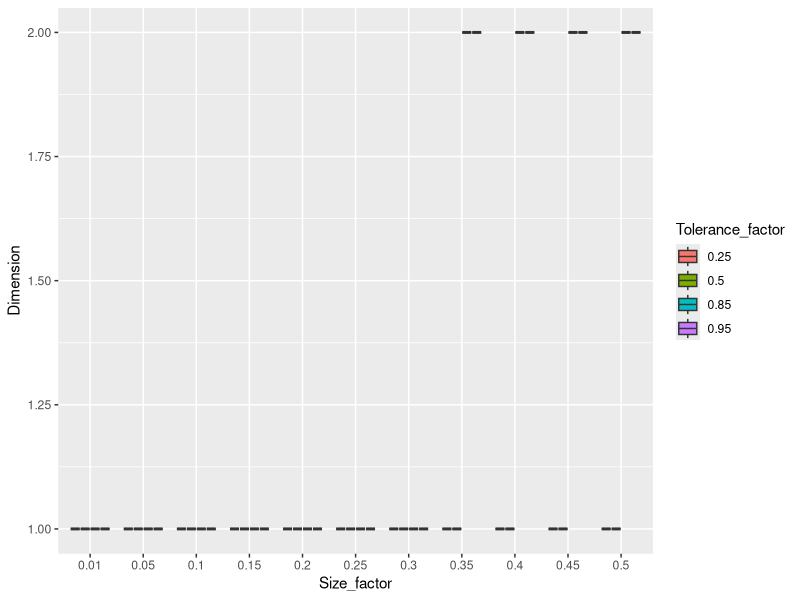
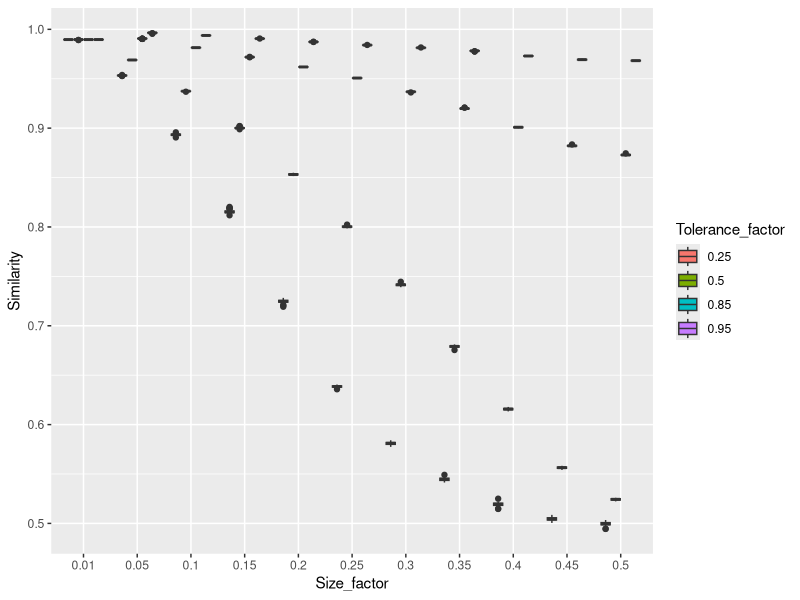
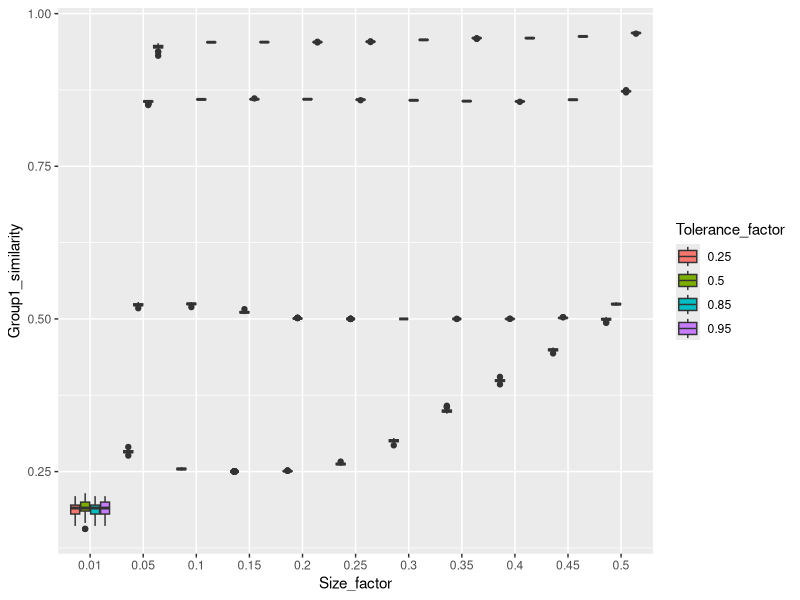
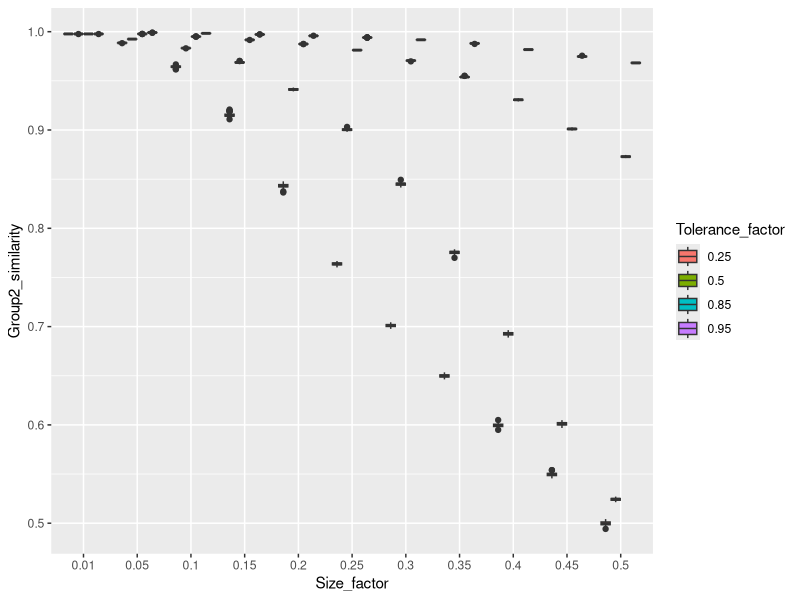
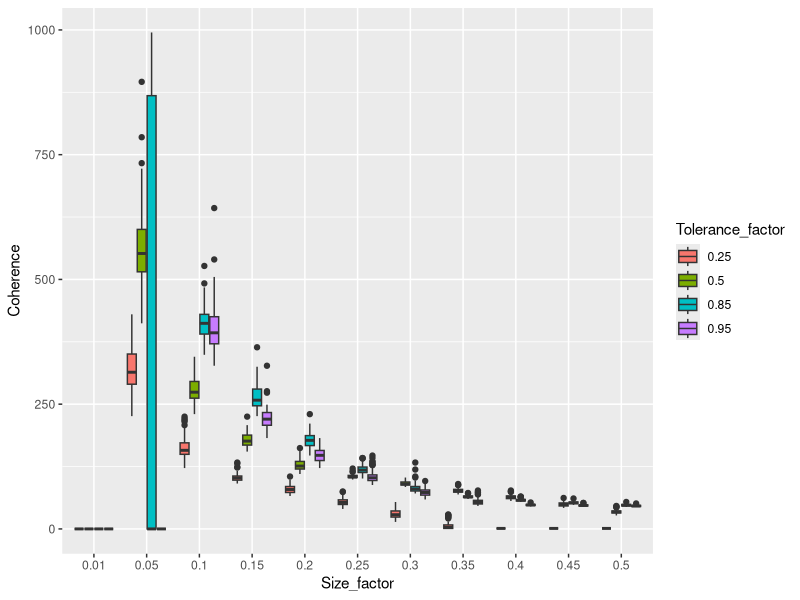
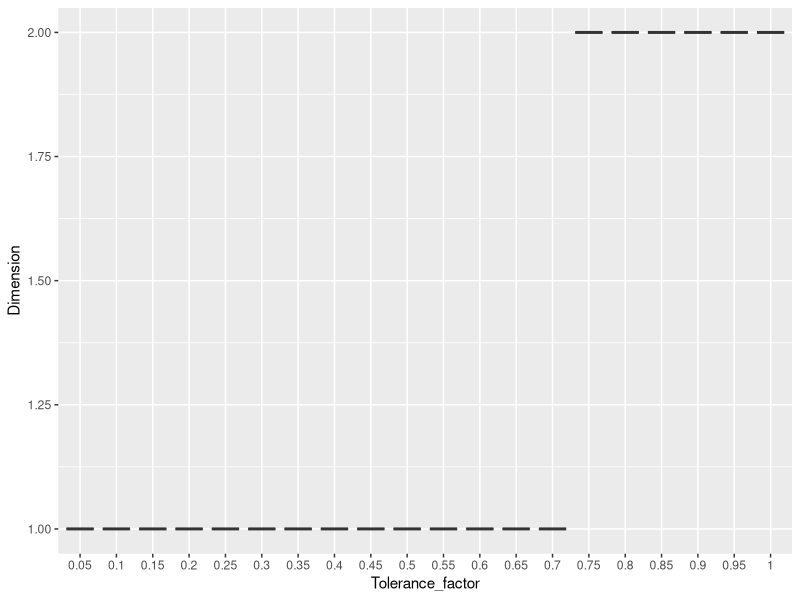
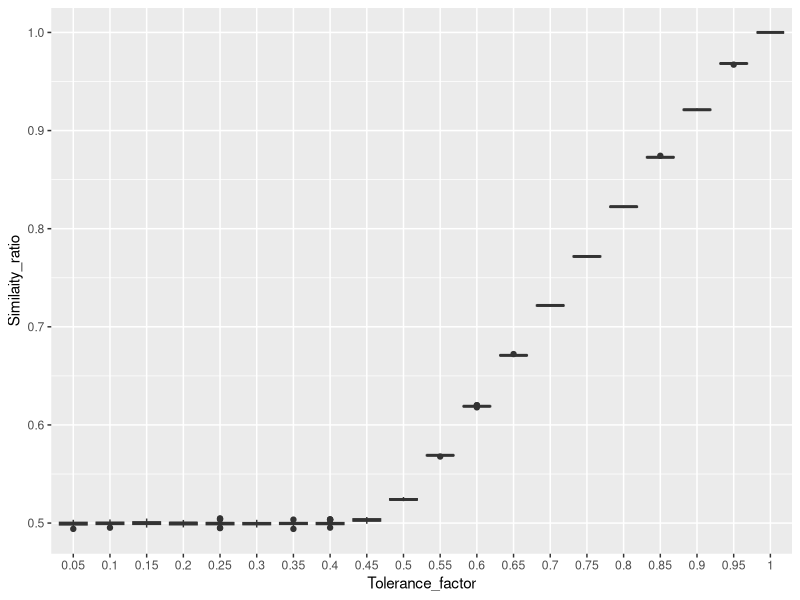
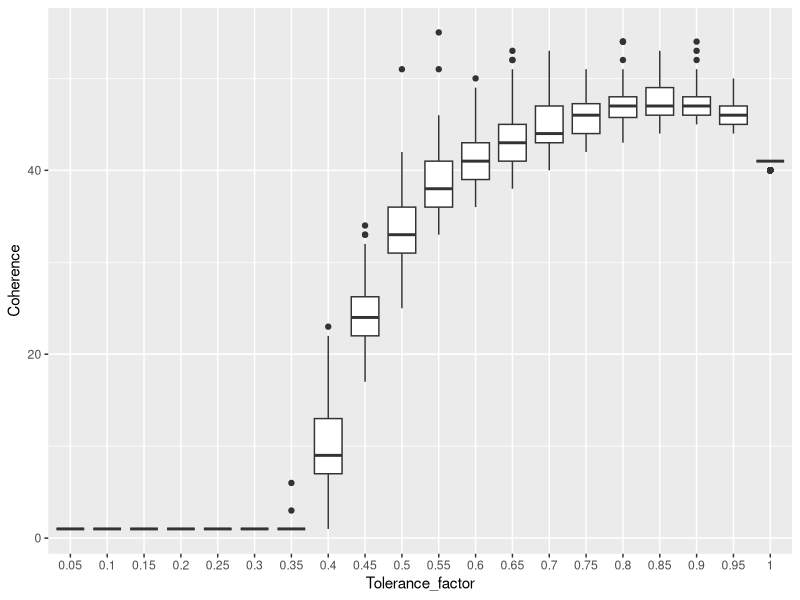

The R source for these figures, in order: (Note: this script raises an error after producing the figures.)
tolerance_test <- read.csv("tolerance-test-100-runs.csv",header = T)
tolerance_test$Tolerance_factor <- as.factor(tolerance_test$Tolerance)
group_size_test <- read.csv("group_size_1000_steps.csv",header=T)
group_size_test$Size_factor <- as.factor(group_size_test$Size)
group_size_test$Tolerance_factor <- as.factor(group_size_test$Tolerance)

library(ggplot2)


#tolerance testing
tolerance_stabilisation <- ggplot(tolerance_test, aes(x=Tolerance_factor, y=Coherence)) + 
  geom_boxplot()
tolerance_similarity <- ggplot(tolerance_test, aes(x=Tolerance_factor, y=Similaity_ratio
)) + 
  geom_boxplot()
tolerance_dimension <- ggplot(tolerance_test, aes(x=Tolerance_factor, y=Dimension
)) + 
  geom_boxplot()

#group size testing
size_stabilisation <- ggplot(group_size_test, aes(x=Size_factor, y=Coherence,fill=Tolerance_factor
)) + 
  geom_boxplot()
size_similarity_all <- ggplot(group_size_test, aes(x=Size_factor, y=Similarity,fill=Tolerance_factor
)) + 
  geom_boxplot()

size_dimension <- ggplot(group_size_test, aes(x=Size_factor, y=Dimension,fill=Tolerance_factor
)) + 
  geom_boxplot()
size_similarity_group1 <- ggplot(group_size_test, aes(x=Size_factor, y=Group1_similarity
,fill=Tolerance_factor
)) + 
  geom_boxplot()
size_similarity_group2 <- ggplot(group_size_test, aes(x=Size_factor, y=Group2_similarity
,fill=Tolerance_factor
)) + 
  geom_boxplot()


library(dplyr)
tolerance_test %>% group_by(Tolerance_factor) %>% summarize(m = mean(Similaity_ratio), c = mean(Coherence)) -> average_tolerances
average_tolerances$diff <- (average_tolerances$m - average_tolerances$Tolerance)
tolerance_similarity_baseline <- ggplot(average_tolerances,aes(x = Tolerance, y = m)) + geom_point()
tolerance_average_
